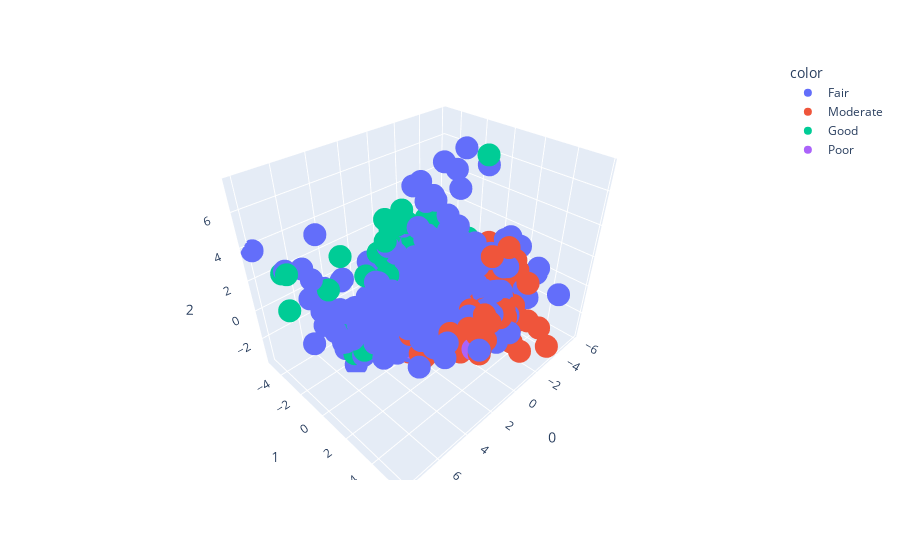

Notebook code for this chart:
### Code cell
fig_3d= ex.scatter_3d(predictor_pca,x=0,y=1,z=2,color=predictor_combine["aqi_no2"])
# pca_ax = plt.scatter(predictor_pca[:,0],predictor_pca[:,1],predictor_pca[:,2])
fig_3d
